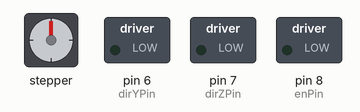
Recording of a sketch running on a simulated Arduino Uno, built with avr-gcc and run on an emulated ATmega328P. Parts: stepper motor, switched loads named in the sketch (green lamp = pin HIGH). Wiring (inferred from the names in the program): stepper motor (200 steps per turn assumed): coils pin 2, pin 3, pin 4, pin 5. Pins used as bus, display or sensor lines are not drawn.

Above: at 0.05 s.
Timing chart, 0 to 8.7 s (numbered marks = the images above):
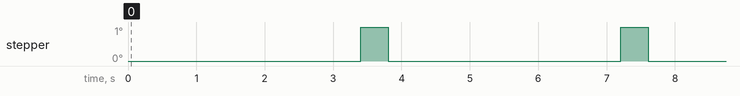

Measured:
- by itself, stepper: alternates 1° for 0.40 s and 0° for 3.4 s

The sketch:

code.ino
```cpp
#define enPin 8
 /* Stepper Motor X */
#define stepXPin 2
#define dirXPin 5

/* Stepper Motor Y */
#define stepYPin 3
#define dirYPin 6

/* Stepper Motor Z */
#define stepZPin 4
#define dirZPin 7

#define stepsPerRevolution 200
#define delayms 1000

byte incomingByte;

void setup() {

     Serial.begin(9600);
  // put your setup code here, to run once:
    pinMode(stepXPin, OUTPUT);
    pinMode(dirXPin, OUTPUT);

    pinMode(stepYPin, OUTPUT);
    pinMode(dirYPin, OUTPUT);

    pinMode(stepZPin, OUTPUT);
    pinMode(dirZPin, OUTPUT);

    pinMode(enPin , OUTPUT);

    digitalWrite( enPin , HIGH); // Disable Stepper
    digitalWrite( enPin , LOW); // Enanble Stepper

}

void loop() {

        digitalWrite(dirXPin, HIGH);

        // Spin the stepper motor X revolution:
        for (int i = 0; i < stepsPerRevolution; i++) {
            // These four lines result in 1 step:
          digitalWrite(stepXPin, HIGH);
          delayMicroseconds(delayms);
          digitalWrite(stepXPin, LOW);
          delayMicroseconds(delayms);

        }

        delay(3000);
        digitalWrite(dirXPin, LOW


        );

        // Spin the stepper motor X revolution:
        for (int i = 0; i < stepsPerRevolution; i++) {
            // These four lines result in 1 step:
          digitalWrite(stepXPin, HIGH);
          delayMicroseconds(delayms);
          digitalWrite(stepXPin, LOW);
          delayMicroseconds(delayms);

        }

}
```
